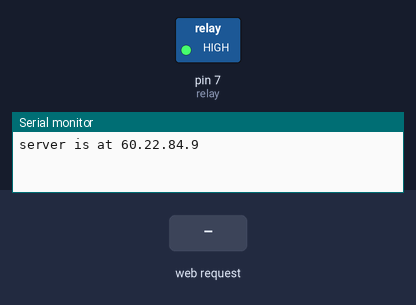
Recording of a sketch running on a simulated Arduino Uno, built for the host (arithmetic inside an expression is 32-bit, double 64-bit). Shown: switched loads named in the sketch (green lamp = pin HIGH), the last lines printed to the serial monitor. The inputs (shaded band) are chosen by the test bench.

Above: at 1.2 s.
1.3 s: HTTP request GET /relay1on received
At 2.4 s:
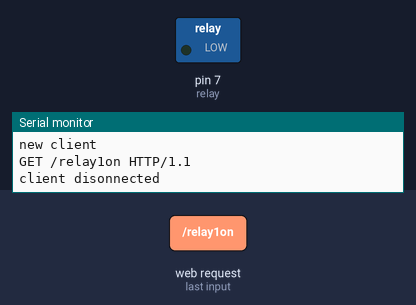
2.8 s: HTTP request GET /relay1off received
At 3.5 s:
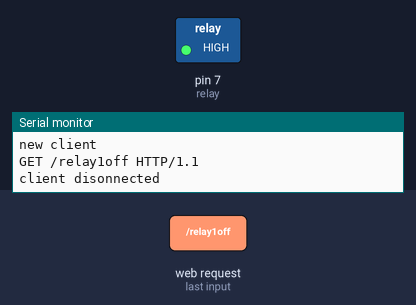
Timing chart, 0 to 5.8 s (numbered marks = the images above; inputs shaded):
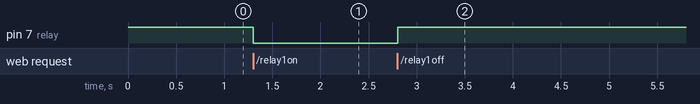

The sketch:

Power_relay_module.ino
```cpp
#include <SPI.h>
#include <Ethernet.h>

byte mac[] = { 0x74,0x69,0x69,0x2D,0x30,0x5 }; //physical mac address
byte ip[] = { 60, 22, 84, 9 }; // ip in lan
byte gateway[] = { 60, 22, 84, 1 }; // internet access via router
byte subnet[] = { 255, 255, 255, 0 }; //subnet mask
EthernetServer server(80);
String readString;

// Relay state and pin
String relay1State = "Off";
const int relay = 7;

char linebuf[80];
int charcount=0;

void setup() {

  pinMode(relay, OUTPUT);
  digitalWrite(relay, HIGH);
  // Open serial communication at a baud rate of 9600
  Serial.begin(9600);

  // start the Ethernet connection and the server:
  Ethernet.begin(mac, ip);
  server.begin();
  Serial.print("server is at ");
  Serial.println(Ethernet.localIP());
}

void loop() {
   // Create a client connection
  EthernetClient client = server.available();
  if (!client) {
    return;
  }

  Serial.println("new client");
  while(!client.available()){
    delay(1);
  }

  String request = client.readStringUntil('\r');
  Serial.println(request); //print to serial monitor for debuging
  client.flush();

     ///////////////////// control arduino pin
     if (request.indexOf("/relay1off") > 0){
            digitalWrite(relay, HIGH);
            relay1State = "Off";
     }
     else if (request.indexOf("/relay1on") > 0){
            digitalWrite(relay, LOW);
            relay1State = "On";
     }

          client.println("HTTP/1.1 200 OK"); //send new page
          client.println("Content-Type: text/html");
          client.println();

          client.println("<HTML>");
          client.println("<HEAD>");
          client.println("<TITLE>Arduino Servo WEB</TITLE>");
          client.println("</HEAD>");
          client.println("<BODY>");
          client.println("<center>");

          client.println("<H1>Remote RCU POWER CONTROL MODULE_v1.1</H1>");

          client.println("<p>'Choose the action you want'</p>");
          client.println("Current State :" + relay1State);
          if(relay1State == LOW){
            client.println("on");
          }
          else if(relay1State == HIGH){
            client.println("off");
          }
          client.println("<br><br>");

          client.println("<a href=\"/relay1on\"><button>ON</button></a>");
          client.println("<a href=\"/relay1off\"><button>OFF</button></a>");

          client.println("</CENTER>");
          client.println("</BODY>");
          client.println("</HTML>");

    delay(1);
    // close the connection:
    client.stop();
    Serial.println("client disonnected");
 }
```

Measured:
- after the input at 1.3 s, pin 7 (relay): HIGH → LOW at once
- after the input at 2.8 s, pin 7 (relay): LOW → HIGH at once
